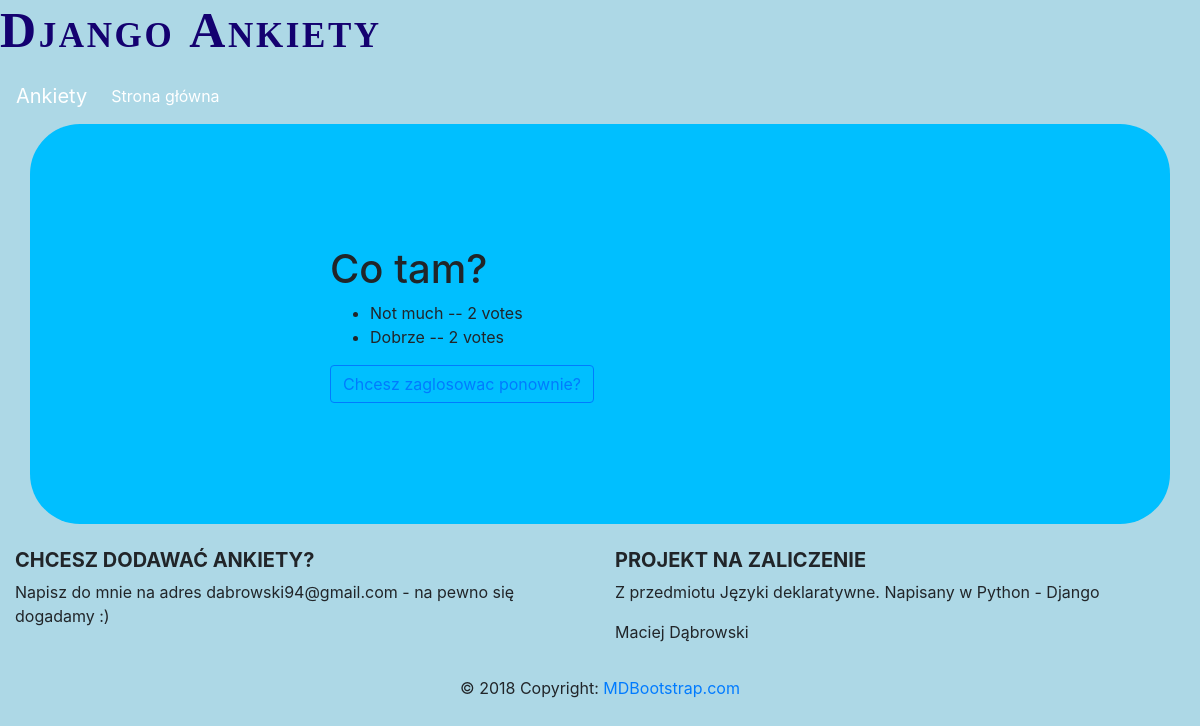
The app's page /ankiety/1/results/, older data.
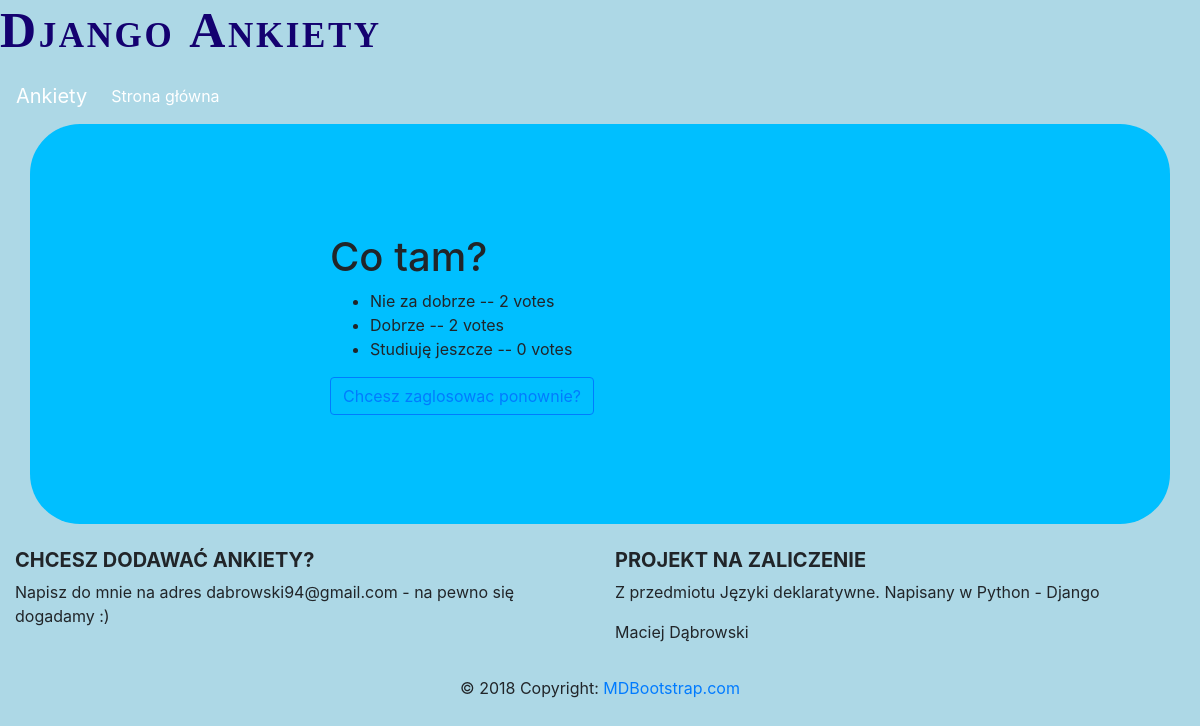
The same page, newer data.
### ankiety/models.py (models this page shows, shortened)
class Question(models.Model):
    question_text = models.CharField(max_length=200)
    pub_date = models.DateTimeField('data publikacji')
    def was_published_recently(self):
        now = timezone.now()
        return now - datetime.timedelta(days=1) <= self.pub_date <= now
    was_published_recently.admin_order_field = 'pub_date'
    was_published_recently.boolean = True
    was_published_recently.short_description = 'Opublikowane ostatnio?'

class Choice(models.Model):
    question = models.ForeignKey(Question, on_delete=models.CASCADE)
    choice_text = models.CharField(max_length=200)
    votes = models.IntegerField(default=0)

### ankiety/views.py (the view)
# urls.py: path('<int:pk>/results/', views.ResultsView.as_view(), name='results'),
class ResultsView(generic.DetailView):
    model = Question
    template_name = 'ankiety/results.html'

### ankiety/templates/ankiety/results.html
{% extends "ankiety/base.html" %}
{% block content %}
  <h1>{{ question.question_text }}</h1>
    <ul>
      {% for choice in question.choice_set.all %}
          <li>{{ choice.choice_text }} -- {{ choice.votes }} vote{{ choice.votes|pluralize }}</li>
      {% endfor %}
    </ul>
  <a class="btn btn-outline-primary" href="{% url 'ankiety:detail' question.id %}">Chcesz zaglosowac ponownie?</a>
{% endblock %}

### ankiety/templates/ankiety/base.html (shortened to what this page needs)
{% load static %}
<html>
    <head>
        <link rel="stylesheet" href="https://stackpath.bootstrapcdn.com/bootstrap/4.1.3/css/bootstrap.min.css">
        <link rel="stylesheet" type="text/css" href="{% static 'ankiety/style.css' %}">
    </head>
    <body>
        <div class="page-header">
            <h1><a class="demoFont" href="/ankiety">Django Ankiety</a></h1>
        </div>
        <nav class="navbar navbar-expand-lg navbar-dark info-color">
            <a class="navbar-brand" href="{% url 'ankiety:index' %}">Ankiety</a>
            <div class="collapse navbar-collapse" id="navbarSupportedContent">
                <ul class="navbar-nav mr-auto">
                    <li class="nav-item active">
                       <a class="nav-link waves-effect waves-light" href="{% url 'ankiety:index' %}">Strona główna <span class="sr-only">(current)</span></a>
                    </li>
                </ul>
            </div>
        </nav>
        <div class="box container h-50">
          <div class="row h-100 justify-content-center align-items-center">
            <div class="col-md-6">
            {% block content %}
            {% endblock %}
            </div>
          </div>
        </div>
    </body>
    <footer class="page-footer font-small teal pt-4">
      <div class="container-fluid text-center text-md-left">
        <div class="row">
          <div class="col-md-6 mt-md-0 mt-3">
            <h5 class="text-uppercase font-weight-bold">Chcesz dodawać ankiety?</h5>
            <p>Napisz do mnie na adres dabrowski94@gmail.com - na pewno się dogadamy :)</p>
          </div>
          <div class="col-md-6 mb-md-0 mb-3">
            <h5 class="text-uppercase font-weight-bold">Projekt na zaliczenie</h5>
            <p>Z przedmiotu Języki deklaratywne. Napisany w Python - Django</p>
            <p>Maciej Dąbrowski</p>
          </div>
        </div>
      </div>
      <div class="footer-copyright text-center py-3">© 2018 Copyright:
        <a href="https://mdbootstrap.com/education/bootstrap/"> MDBootstrap.com</a>
      </div>
    </footer>
</html>

### ankiety/static/ankiety/style.css (style rules this page uses)
li a { color: green; }
body { background-color: lightblue; }
.box { background-color: deepskyblue; border-radius:50px; -moz-border-radius:50px; -webkit-border-radius:50px; }
.demoFont { font-family: Georgia, serif; font-size: 50px; letter-spacing: 2.6px; word-spacing: 2.8px; color: #140170; font-weight: 700; text-decoration: none solid rgb(68, 68, 68); font-style: normal; font-variant: small-caps; text-transform: none; }

Row changes from the older to the newer data that the page shows:
changed Choice: choice_text "Not much" → "Nie za dobrze"
added Choice: choice_text "Studiuję jeszcze", votes "0"
